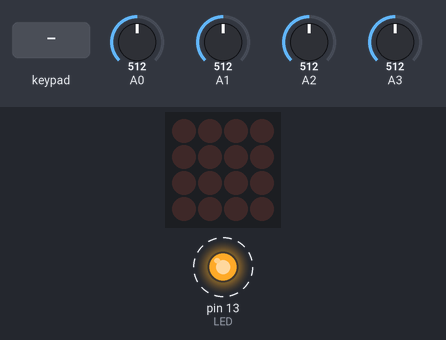
A sketch run on a simulated Teensy 4. Shown: 4×4 LED matrix, output pins drawn as LEDs (lit = HIGH). Dashed ring = blinking. Inputs (shaded band) come from the test bench; at power-on: A0 = 512, A1 = 512, A2 = 512, A3 = 512.

Above: at 1.2 s.
1.3 s: keypad keys 1 2 A pressed 0.4 s apart
At 2.19 s:
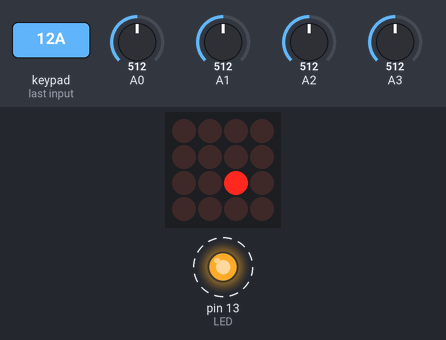
4.0 s: key '0' pressed
At 4.08 s:
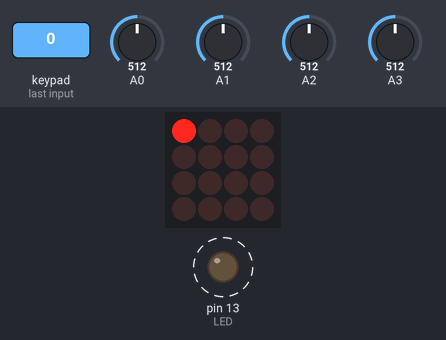
5.6 s: keypad keys 2 5 D pressed 0.4 s apart
At 6.09 s:
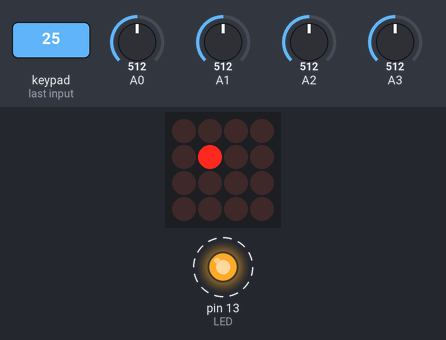
8.3 s: key '3' pressed
At 8.38 s:
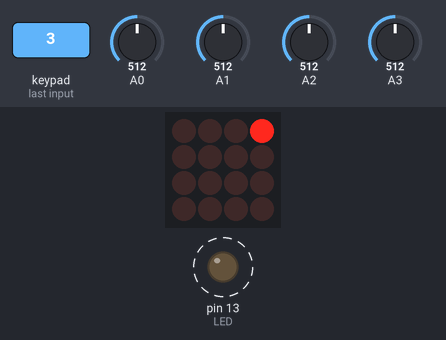
9.9 s: key '4' pressed
At 9.98 s:
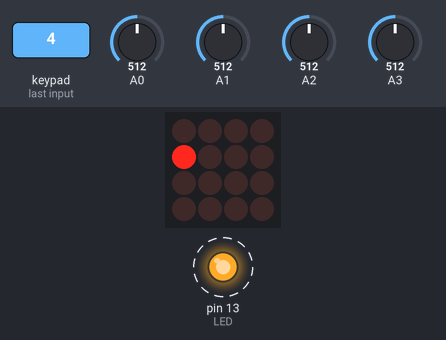
11.5 s: key '6' pressed
At 11.59 s:
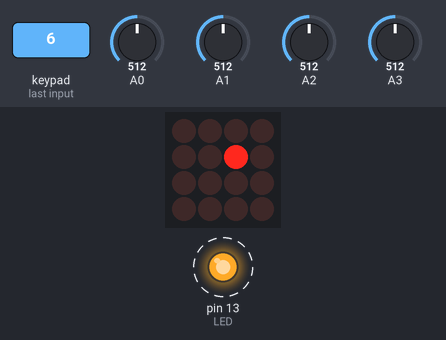
Timing chart, 0 to 14.1 s (numbered marks = the images above; inputs shaded):
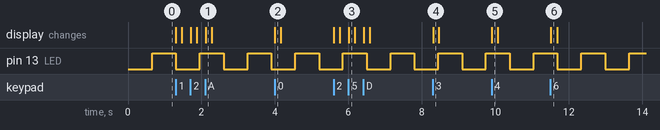

The sketch:

MIDI_Controller.ino
```cpp
#include <Wire.h>
#include <Adafruit_Trellis.h>

#define LED     13 // Pin for heartbeat LED (shows code is working)
#define CHANNEL 1  // MIDI channel number

Adafruit_Trellis trellis;

uint8_t       heart        = 0;  // Heartbeat LED counter
unsigned long prevReadTime = 0L; // Keypad polling timer
uint8_t       mod;
uint8_t       vel;
uint8_t       fxc;
uint8_t       rate;

uint8_t note[] = {
  60, 61, 62, 63,
  56, 57, 58, 59,
  52, 53, 54, 55,
  48, 49, 50, 51
};

void setup() {
  pinMode(LED, OUTPUT);
  trellis.begin(0x70); // Pass I2C address
#ifdef __AVR__
  // Default Arduino I2C speed is 100 KHz, but the HT16K33 supports
  // 400 KHz.  We can force this for faster read & refresh, but may
  // break compatibility with other I2C devices...so be prepared to
  // comment this out, or save & restore value as needed.
  TWBR = 12;
#endif
  trellis.clear();
  trellis.writeDisplay();
  mod = map(analogRead(0), 0, 1023, 0, 127);
  vel = map(analogRead(1), 0, 1023, 0, 127);
  fxc = map(analogRead(2), 0, 1023, 0, 127);
  rate = map(analogRead(3), 0, 1023, 0, 127);
  usbMIDI.sendControlChange(1, mod, CHANNEL);
  usbMIDI.sendControlChange(11, vel, CHANNEL);
  usbMIDI.sendControlChange(12, fxc, CHANNEL);
  usbMIDI.sendControlChange(13, rate, CHANNEL);
}

void loop() {
  unsigned long t = millis();
  if ((t - prevReadTime) >= 20L) { // 20ms = min Trellis poll time
    if (trellis.readSwitches()) { // Button state change?

      for (uint8_t i = 0; i < 16; i++) { // For each button...
        if (trellis.justPressed(i)) {
          usbMIDI.sendNoteOn(note[i], 127, CHANNEL);

          trellis.setLED(i);
        } else if (trellis.justReleased(i)) {
          usbMIDI.sendNoteOff(note[i], 0, CHANNEL);
          trellis.clrLED(i);
        }
      }
      trellis.writeDisplay();
    }
    uint8_t newModulation = map(analogRead(0), 0, 1023, 0, 127);
    if (mod != newModulation) {
      mod = newModulation;
      usbMIDI.sendControlChange(1, mod, CHANNEL);
    }
    uint8_t newVelocity = map(analogRead(1), 0, 1023, 0, 127);
    if (vel != newVelocity) {
      vel = newVelocity;
      usbMIDI.sendControlChange(11, vel, CHANNEL);
    }
    uint8_t newEffect = map(analogRead(2), 0, 1023, 0, 127);
    if (fxc != newEffect) {
      fxc = newEffect;
      usbMIDI.sendControlChange(12, fxc, CHANNEL);
    }
    uint8_t newRate = map(analogRead(3), 0, 1023, 0, 127);
    if (rate != newRate) {
      rate = newRate;
      usbMIDI.sendControlChange(13, rate, CHANNEL);
    }
    prevReadTime = t;
    digitalWrite(LED, ++heart & 32); // Blink = alive
  }
  while (usbMIDI.read()); // Discard incoming MIDI messages
}
```

Measured:
- after the input at 1.3 s, the display: first changes at once (image 1 shows a later state)
- after the input at 4.0 s, the display: changes at once (image 2)
- after the input at 5.6 s, the display: first changes at once (image 3 shows a later state)
- after the input at 8.3 s, the display: changes at once (image 4)
- after the input at 9.9 s, the display: changes at once (image 5)
- after the input at 11.5 s, the display: changes at once (image 6)
- by itself, pin 13 (LED): alternates HIGH for 0.65 s and LOW for 0.65 s
